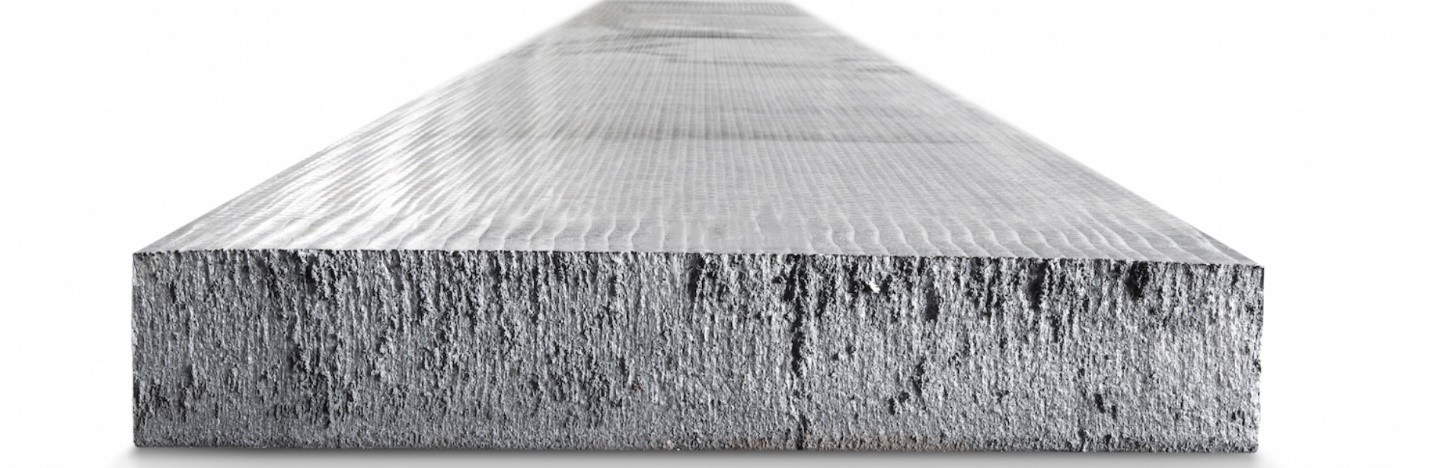
#> input picture DimCalc Sideways/Test.jpg, 1430 x 468 px
$ python -i IPH.py   (imports and definitions only)
#> lines starting #> are read from the running program, lines starting #| are printed output that depends on the picture; after the words box and inside, x2 and y2 are one past the last pixel; in counts of white or black regions, pixels touching at a corner belong together
#> further down, picture is the input picture: shape (468, 1430, 3); mean B, G, R 198, 196.4, 196
import cv2
from cv2 import imshow
import numpy as np
import matplotlib.pyplot as plt


def Display(title, src):
    cv2.imshow(title, src)
    cv2.waitKey(0)


def Grayscale(src):
    return cv2.cvtColor(src, cv2.COLOR_BGR2GRAY)


# [17 lines left out: functions ListDisplay, DisplayMultiple, Resize, not called in this run]


def Scale(src, x, y):
    return cv2.resize(src, (0, 0), fx=x, fy=y)


def Outline(src, x=None, y=None):
#> called with x = 30, y = 30
    if(x != None and y != None):
        return cv2.Canny(src, x, y)
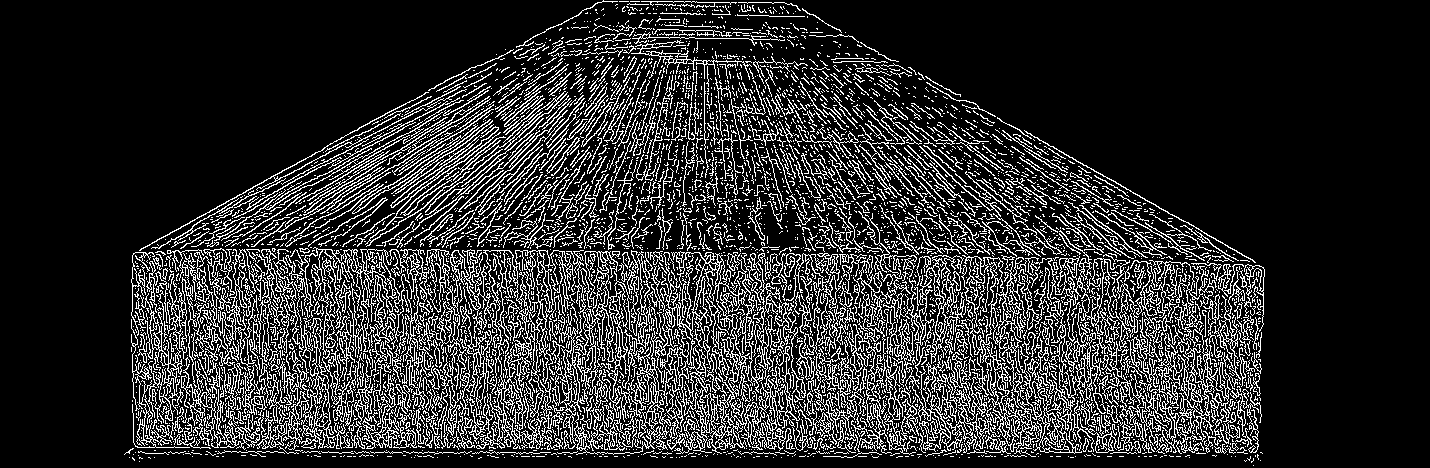
#> returned value: shape (468, 1430); 17.8% white in thin lines or dots, all inside (x1, y1, x2, y2) = (124, 0, 1265, 466)
    else:
        return cv2.Canny(src, 100, 100)


def Blur(src, n, y=None, z=None):
    if(y != None and z != None):
        return cv2.bilateralFilter(src, n, y, z)
    if(y != None and z == None):
        return cv2.GaussianBlur(src, (n, y), 1)
    else:
        return cv2.medianBlur(src, n)


def Erode(src, x, y, Iterations=1):
    return cv2.erode(src, np.ones((x, y), np.uint8), iterations=Iterations)


def Dilate(src, x, y, Iterations=1):
#> called with x = 4, y = 4, Iterations = 1
    return cv2.dilate(src, np.ones((x, y), np.uint8), iterations=Iterations)
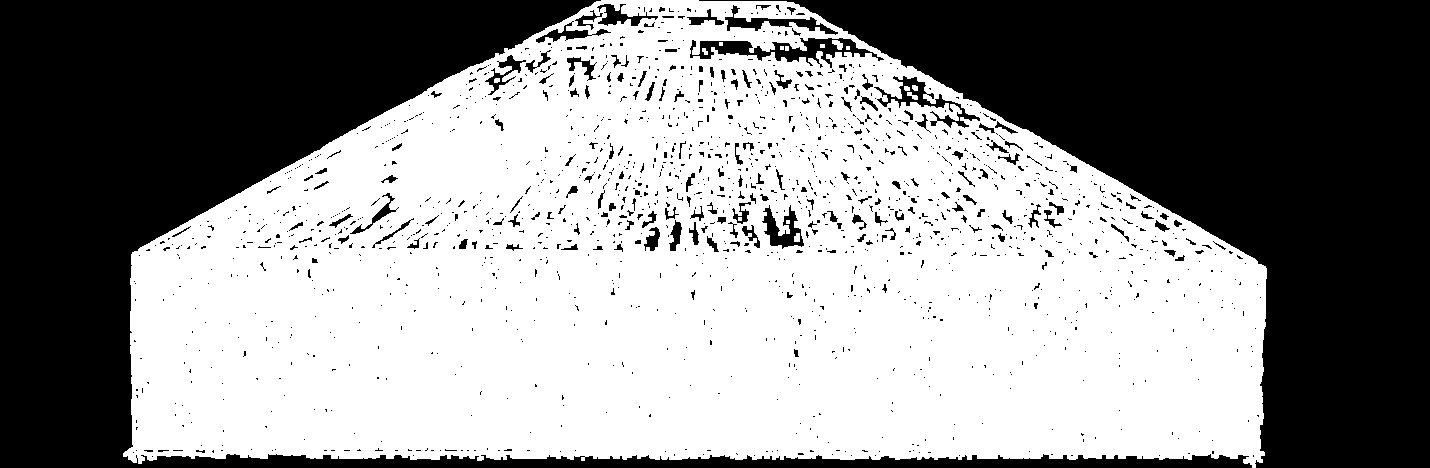
#> returned value: shape (468, 1430); 56.4% white; 1577 black regions (1385 under 20 px), largest, box (x1, y1, x2, y2) and area: (699, 0, 1430, 468) 140131, (0, 0, 1252, 468) 130817, (690, 38, 884, 68) 2114


def CalcHist(img):
    return cv2.calcHist([img], [0], None, [256], [0, 256])


# [6 lines left out: function HistDisplay, not called in this run]


def BinaryThresh(src, x=128):
    return cv2.threshold(Grayscale(src), x, 255, cv2.THRESH_BINARY)[1]


def InvBinaryThresh(src, x=128):
    return cv2.threshold(Grayscale(src), x, 255, cv2.THRESH_BINARY_INV)[1]


def TruncThresh(src, x=128):
    return cv2.threshold(Grayscale(src), x, 255, cv2.THRESH_TRUNC)[1]


def ToZeroThresh(src, x=128):
    return cv2.threshold(Grayscale(src), x, 255, cv2.THRESH_TOZERO)[1]


def InvToZeroThresh(src, x=128):
    return cv2.threshold(Grayscale(src), x, 255, cv2.THRESH_TOZERO_INV)[1]


def AdaptiveThresh(src, x=128):
    return cv2.adaptiveThreshold(Grayscale(src), 255, cv2.ADAPTIVE_THRESH_GAUSSIAN_C, cv2.THRESH_BINARY, 199, 5)


def OtsuThresh(src, x=128):
    return cv2.threshold(Grayscale(src), x, 255, cv2.THRESH_BINARY + cv2.THRESH_OTSU)[1]


def colorFilterMask(src, lower, upper):
    return cv2.inRange(cv2.cvtColor(src, cv2.COLOR_BGR2HSV), lower, upper)


def colorFilter(src, lower, upper):
    return cv2.bitwise_and(src, src, mask=colorFilterMask(src, lower, upper))


# [20 lines left out: function HoughLines, not called in this run]


def ContourFind(img):
    return cv2.findContours(img, cv2.RETR_EXTERNAL, cv2.CHAIN_APPROX_NONE)[0]


def getContours(img, cannyThresh=[30, 30], min_area=100, sides=0):
    img_canny = Outline(Blur(Grayscale(img), 3, 3),
                        cannyThresh[0], cannyThresh[1])
    img_dilate = Dilate(img_canny, 4, 4, 1)
    img_eroded = Erode(img_dilate, 4, 4, 1)
#> in Erode, `return cv2.erode(src, np.ones((x, y), np.uint8), iterations=Iterations)`:
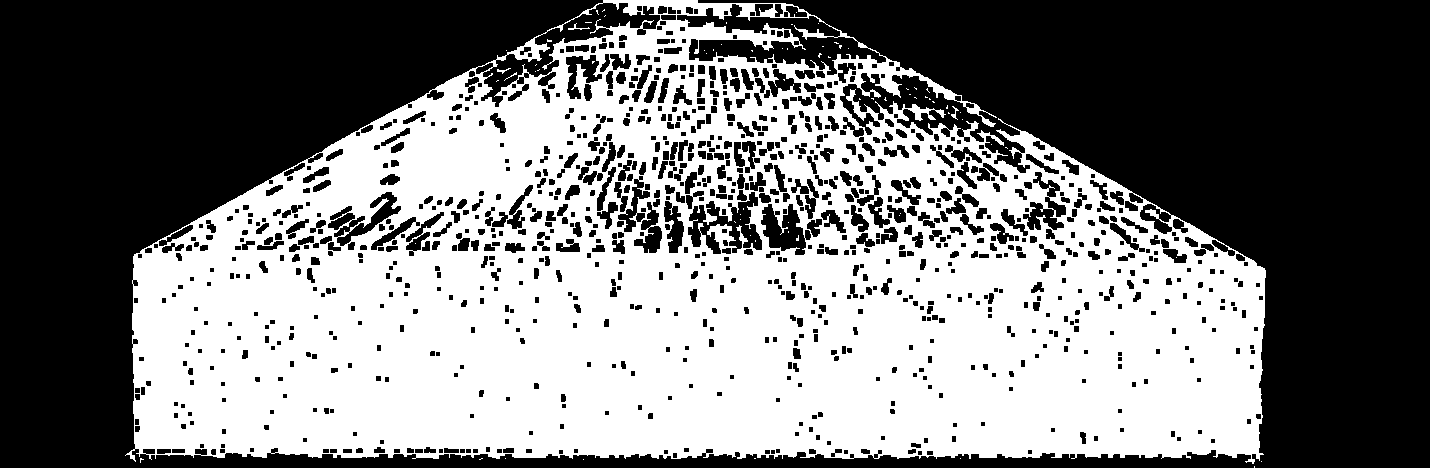
#> returned value: shape (468, 1430); 48.1% white; 72 white regions (68 under 20 px)
    imshow("Canny", img_eroded)
    final_contours = []
    contours = ContourFind(img_eroded)
#> contours = 28 contours, 27 with area under 20; largest, box (x1, y1, x2, y2) and area: (125, 0, 1266, 464) 384864
    for i in contours:
        area = cv2.contourArea(i)
        if area > min_area:
            peri = cv2.arcLength(i, True)
            approx = cv2.approxPolyDP(i, 0.005*peri, True)
            bbox = cv2.boundingRect(approx)
            if sides > 0:
                if(len(approx) == sides):
                    final_contours.append([len(approx), area, approx, bbox, i])
            else:
                final_contours.append([len(approx), area, approx, bbox, i])
#> this loop made 28 passes
#> (area, peri, bbox) on pass 28: (384864, 5023.1, (133, 0, 1132, 462))
#> after the loop, final_contours = 1 item

    final_contours = sorted(final_contours, key=lambda x: x[1], reverse=True)
    return final_contours

>>> import cv2
>>> picture = cv2.imread('Test.jpg')
>>> result = getContours(picture)
#> result = 1 item
